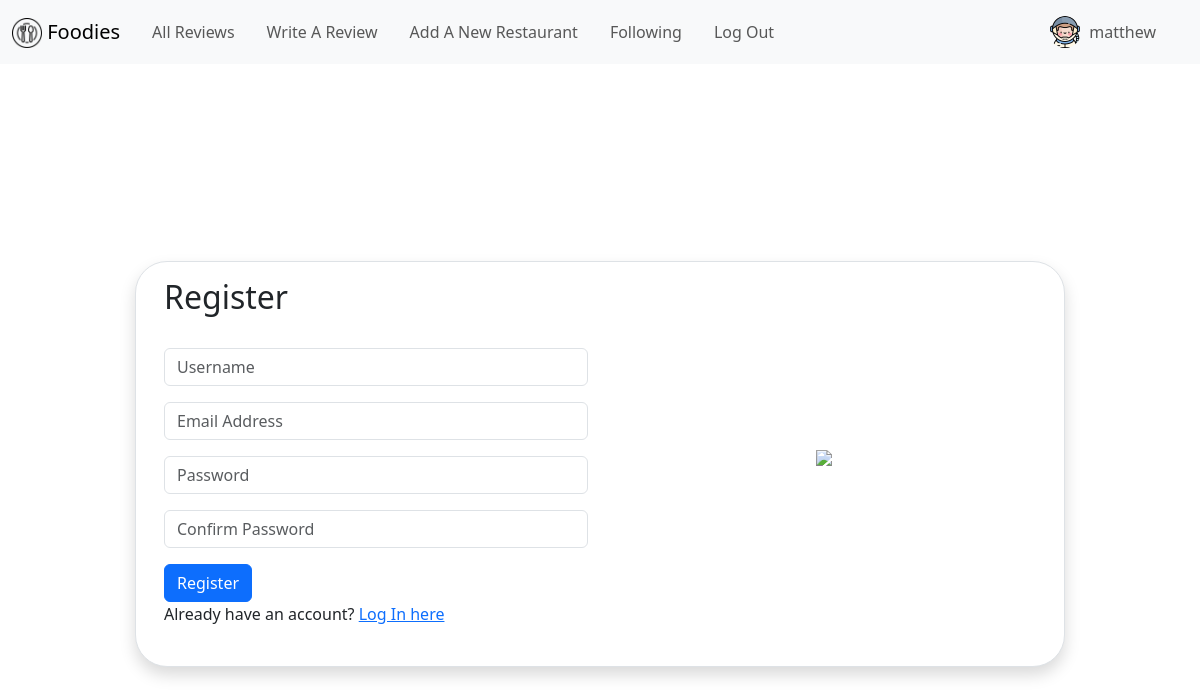
The page /register (signed in) on the database its author committed.
### restaurant/models.py (models this page shows, shortened)
class User(AbstractUser):
    pass

class Profile(models.Model):
    user = models.OneToOneField(User, primary_key=True, on_delete=models.CASCADE)
    name = models.CharField(max_length=200, null=True)
    phone = models.CharField(max_length=200, null=True, blank=True)
    profile_pic = models.ImageField(default="profile.png")
    date_created = models.DateTimeField(auto_now_add=True, null=True)

### restaurant/views.py (the view)
# urls.py: path("register", views.register, name="register"),
def register(request):
    if request.method == "POST":
        username = request.POST["username"]
        email = request.POST["email"]
        password = request.POST["password"]
        confirmation = request.POST["confirmation"]
        if password != confirmation:
            return render(request, "restaurant/register.html", {
                "message": "Passwords must match."
            })
        try:
            user = User.objects.create_user(username, email, password)
            user.save()
        except IntegrityError:
            return render(request, "restaurant/register.html", {
                "message": "Username already taken."
            })
        login(request, user)
        return HttpResponseRedirect(reverse("index"))
    else:
        return render(request, "restaurant/register.html")

### restaurant/templates/restaurant/register.html (shortened to what this page needs)
{% extends "restaurant/layout.html" %}
{% block body %}
<div class="container d-flex justify-content-center align-items-center min-vh-100">
    <div class="row border rounded-5 p-3 bg-white shadow box-area">
        <div class="col-md-6 right-box">
            <div class="row align-items-center">
                <div class="header-text mb-4">
                    <h2>Register</h2>
                </div>
                <form action="{% url 'register' %}" method="post">
                    <div class="form-group">
                        <input class="form-control" autofocus type="text" name="username" placeholder="Username">
                    </div>
                    <div class="form-group">
                        <input class="form-control" type="email" name="email" placeholder="Email Address">
                    </div>
                    <div class="form-group">
                        <input class="form-control" type="password" name="password" placeholder="Password">
                    </div>
                    <div class="form-group">
                        <input class="form-control" type="password" name="confirmation" placeholder="Confirm Password">
                    </div>
                    <input class="btn btn-primary" type="submit" value="Register">
                </form>
                <div class="footer-text mb-4">Already have an account? <a href="{% url 'login' %}">Log In here</a></div>
            </div>
        </div>
        <div class="col-md-6 rounded-4 d-flex justify-content-center align-items-center flex-column left-box">
            <div class="featured-image mb-3">
                <img src="https://images.pexels.com/photos/1640774/pexels-photo-1640774.jpeg?auto=compress&cs=tinysrgb&w=1260&h=750&dpr=1" class="img-fluid" style="width: 500px;">
            </div>
        </div>
    </div>
</div>
{% endblock %}

### restaurant/templates/restaurant/layout.html (shortened to what this page needs)
{% load static %}
<!DOCTYPE html>
<html lang="en">
    <head>
        <link href="{% static 'restaurant/styles.css' %}" rel="stylesheet">
        <link rel="stylesheet" href="https://stackpath.bootstrapcdn.com/bootstrap/4.4.1/css/bootstrap.min.css">
        <link href="https://cdn.jsdelivr.net/npm/bootstrap@5.3.3/dist/css/bootstrap.min.css" rel="stylesheet">
        <link rel="stylesheet" href="https://use.fontawesome.com/releases/v5.0.10/css/all.css">
        <link rel="stylesheet" href="https://unpkg.com/leaflet@1.9.4/dist/leaflet.css" />
        <link rel="stylesheet" href="https://unpkg.com/leaflet@1.2.0/dist/leaflet.css" />
        <link rel="stylesheet" href="https://unpkg.com/leaflet-routing-machine@latest/dist/leaflet-routing-machine.css" />
        <link rel="stylesheet" href="https://unpkg.com/leaflet-control-geocoder/dist/Control.Geocoder.css" />
    </head>
    <body>
        <body class="vh-100">
            <nav class="navbar navbar-expand-lg bg-light bg-body-tertiary">
                    <div class="container-fluid">
                        <a class="navbar-brand fs-5" href="{% url 'index' %}">
                            <img src="{% static "images/favicon.png" %}" alt="logo" width="30" height="30" class="d-inline-block align-text-top">
                            Foodies
                        </a>
                        <div class="sidebar offcanvas offcanvas-start" tabindex="-1" id="offcanvasNavbar" aria-labelledby="offcanvasNavbarLabel">
                            <div class="offcanvas-body">
                                <ul class="navbar-nav justify-content-start flex-grow-1 pe-3">
                                    {% if user.is_authenticated %}
                                        <li class="nav-item mx-2">
                                            <a class="nav-link" href="{% url 'index' %}">All Reviews</a>
                                        </li>
                                        <li class="nav-item mx-2">
                                            <a class="nav-link" href="{% url 'createReview' %}">Write A Review</a>
                                        </li>
                                        <li class="nav-item mx-2">
                                            <a class="nav-link" href="{% url 'new_restaurant' %}">Add A New Restaurant</a>
                                        </li>
                                        <li class="nav-item mx-2">
                                            <a class="nav-link" href="{% url 'following' %}">Following</a>
                                        </li>
                                        <li class="nav-item mx-2">
                                            <a class="nav-link" href="{% url 'logout' %}">Log Out</a>
                                        </li>
                                    {% endif %}
                                </ul>
                            </div>
                        </div>
                        {% if user.is_authenticated %}
                            <ul class="navbar-nav justify-content-end flex-grow-1 pe-3">
                                <li class="nav-item dropdown mx-2">
                                    <a
                                        class="nav-link dropdown-toggle d-flex align-items-center"
                                        href="{% url 'account' user.id %}"
                                        id="navbarDropdownMenuLink"
                                        role="button"
                                        data-bs-toogle="dropdown"
                                        aria-expanded="false"
                                    >   {% if user.profile.profile_pic.url %}
                                            <img
                                                src="{{ user.profile.profile_pic.url }}"
                                                class="rounded-circle mx-2"
                                                height="32"
                                                alt="Profile Picture"
                                                loading="Avatar"
                                            />
                                            {{ user.profile.name }}
                                        {% else %}
                                            {{ user.username }}
                                        {% endif %}
                                    </a>
                                </li>
                            </ul>
                        {% endif %}
                    </div>
              </nav>
        </body>
        <div class="body">
            {% block body %}
            {% endblock %}
        </div>
    </body>
</html>

### restaurant/static/restaurant/styles.css (style rules this page uses)
body { height: 100%; }
.box-area { width: 930px; }
.rounded-4 { border-radius: 20px; }
.rounded-5 { border-radius: 30px; }
html, body { height: 100%; }
.nav-link { position: relative; }
.nav-link::after { content: ''; opacity: 0; transition: all 0.2s; height: 2px; width: 100%; background-color: blue; position: absolute; bottom: 0; left: 0; }
ul { height: 100%; padding: 0px 5px 0px 20px; }
a { color: gray; }

### rows shown on the page
User: profile.profile_pic (picture), profile.name "matthew"
